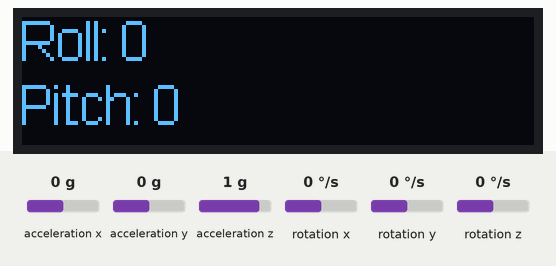
This sketch was run on a simulated Arduino Uno, built with avr-gcc and run on an emulated ATmega328P. On the bench: 128×32 one-colour display. Inputs (shaded band) come from the test bench; at power-on: acceleration x 0 g, acceleration y 0 g, acceleration z 1 g, rotation x 0 °/s, rotation y 0 °/s, rotation z 0 °/s. What the sketch prints to the serial monitor is not drawn.

Above: at 3.2 s.
3.3 s: acceleration x set to 1.4 g
At 4.2 s:
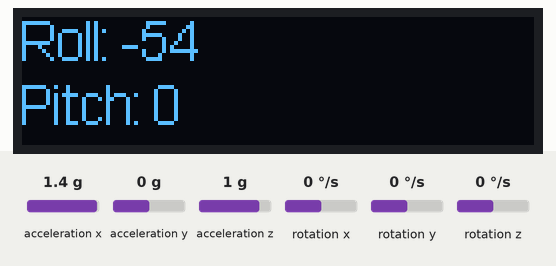
4.8 s: acceleration y set to -0.8 g
At 5.1 s:
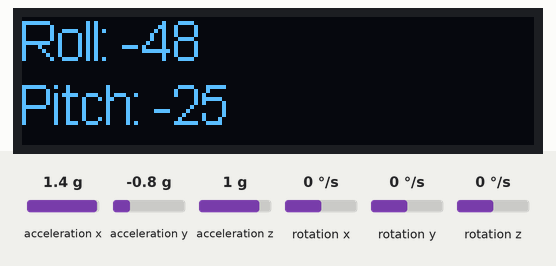
6.3 s: acceleration y set to 0.8 g
At 7.5 s:
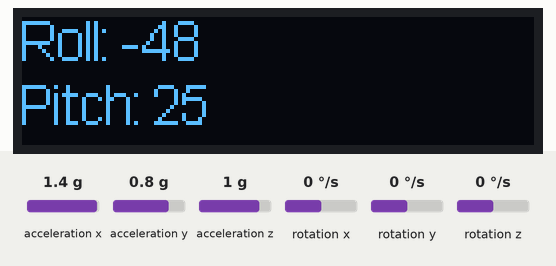
7.8 s: acceleration z set to 0 g
At 8.5 s:
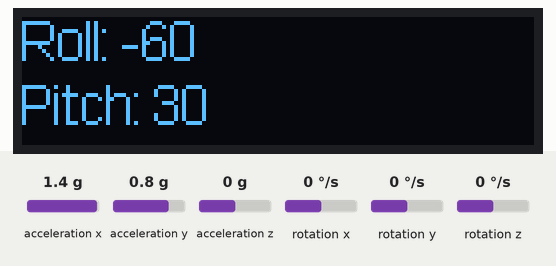
9.3 s: acceleration x set to -1.4 g
At 9.7 s:
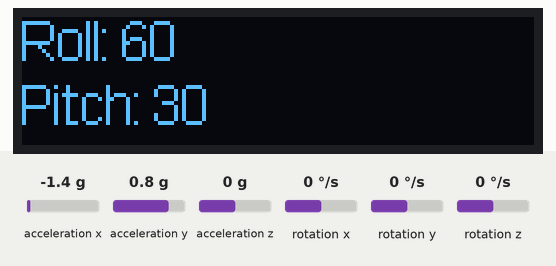
10.8 s: acceleration x set to 0.8 g
At 12.3 s:
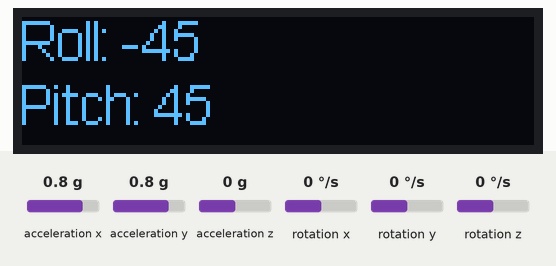
Timing chart, 0 to 13.3 s (numbered marks = the images above; inputs shaded):
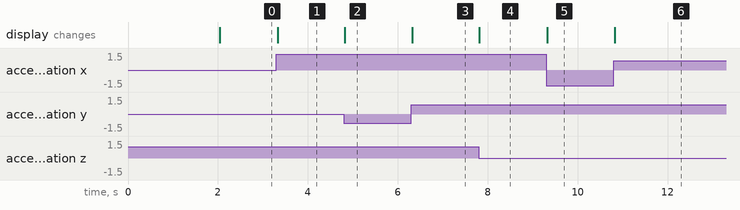

Measured:
- after the input at 3.3 s, the display: changes at once (image 1)
- after the input at 4.8 s, the display: changes at once (image 2)
- after the input at 6.3 s, the display: changes at once (image 3)
- after the input at 7.8 s, the display: changes at once (image 4)
- after the input at 9.3 s, the display: changes at once (image 5)
- after the input at 10.8 s, the display: changes at once (image 6)

The sketch:

sensor_imu.ino
```cpp
#include <Wire.h>  // I2C library
#include <MPU6050_light.h> // MPU 6050 library (one of several)
#include "SSD1306Ascii.h"  // libraries for SSD1306 display
#include "SSD1306AsciiAvrI2c.h"

#define I2C_ADDRESS 0x3C  // I2C address for screen
SSD1306AsciiAvrI2c screen; // class constructor for screen
MPU6050 mpu(Wire);  // class constructor for mpu

void setup(void) {
  Serial.begin(9600);
  Wire.begin();  // begin I2C wire class

  // initialize and clear display
  screen.begin(&Adafruit128x32, I2C_ADDRESS);
  screen.setFont(Arial14);
  screen.clear();

  // initialize mpu with user selectable scale and range
  mpu.begin();
  delay(1000);
  mpu.calcOffsets(true,true);  // auto calibrate gyro and accels
    // IMU must be stationary and level during calibration
}

void loop() {
  mpu.update();  // get new measurements from IMU
  //printGyros();  // write gyro values to serial port
  printAccels();  // write accels to serial port
  displayAngles();  // write angles to OLED screen
}

void printGyros(){
  float gyroX = mpu.getGyroX();
  float gyroY = mpu.getGyroY();
  float gyroZ = mpu.getGyroZ();
  Serial.print(gyroX);
  Serial.print(",");
  Serial.print(gyroY);
  Serial.print(",");
  Serial.print(gyroZ);
  Serial.println("");
}

void printAccels(){
  float accelX = mpu.getAccX();
  float accelY = mpu.getAccY();
  float accelZ = mpu.getAccZ();
  Serial.print(accelX);
  Serial.print(",");
  Serial.print(accelY);
  Serial.print(",");
  Serial.print(accelZ);
  Serial.println("");
}

void displayAngles(){
  float rollAngle = mpu.getAccAngleY();
  float pitchAngle = mpu.getAccAngleX();
  screen.setRow(0);
  screen.print("Roll: ");
  screen.print(rollAngle, 0);
  screen.println("     ");
  screen.setRow(2);
  screen.print("Pitch: ");
  screen.print(pitchAngle, 0);
  screen.println("     ");
}
```
